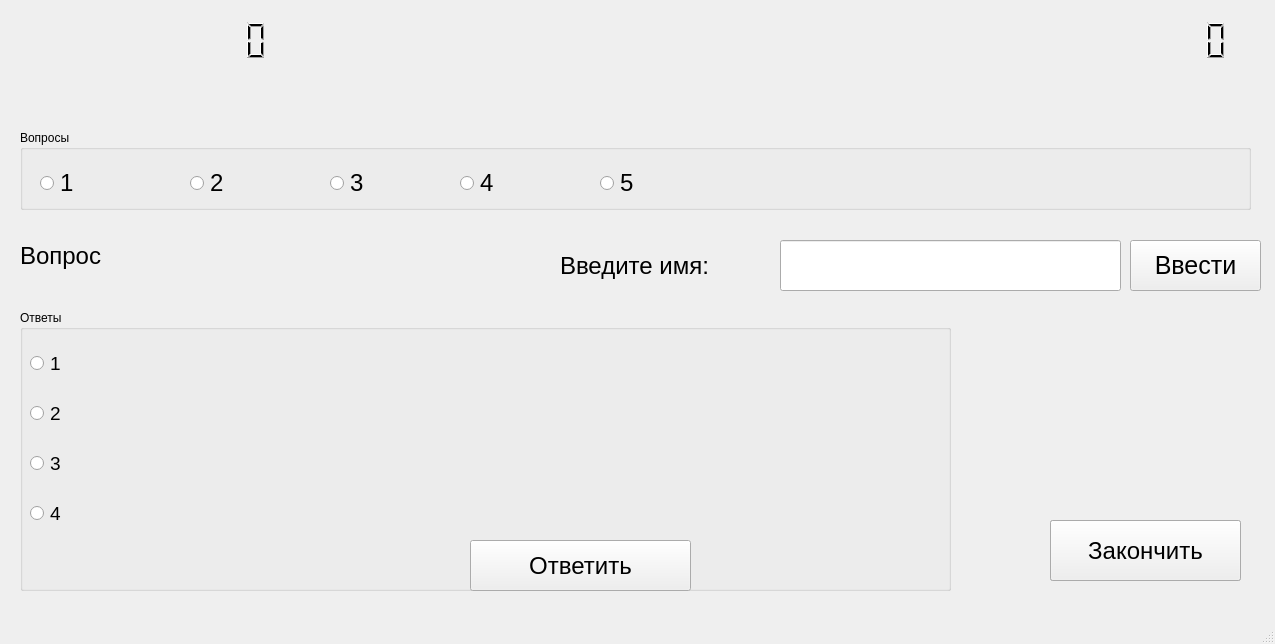
<?xml version="1.0" encoding="UTF-8"?>
<ui version="4.0">
 <class>MainWindow</class>
 <widget class="QMainWindow" name="MainWindow">
  <property name="geometry">
   <rect>
    <x>0</x>
    <y>0</y>
    <width>1275</width>
    <height>644</height>
   </rect>
  </property>
  <property name="windowTitle">
   <string>MainWindow</string>
  </property>
  <widget class="QWidget" name="centralwidget">
   <widget class="QLCDNumber" name="lcdNumber_Passed">
    <property name="geometry">
     <rect>
      <x>10</x>
      <y>20</y>
      <width>291</width>
      <height>41</height>
     </rect>
    </property>
    <property name="frameShape">
     <enum>QFrame::NoFrame</enum>
    </property>
    <property name="digitCount">
     <number>11</number>
    </property>
   </widget>
   <widget class="QLCDNumber" name="lcdNumber_Left">
    <property name="geometry">
     <rect>
      <x>970</x>
      <y>20</y>
      <width>291</width>
      <height>41</height>
     </rect>
    </property>
    <property name="frameShape">
     <enum>QFrame::NoFrame</enum>
    </property>
    <property name="digitCount">
     <number>11</number>
    </property>
   </widget>
   <widget class="QPushButton" name="pushButton_Start">
    <property name="geometry">
     <rect>
      <x>1050</x>
      <y>520</y>
      <width>191</width>
      <height>61</height>
     </rect>
    </property>
    <property name="font">
     <font>
      <pointsize>18</pointsize>
     </font>
    </property>
    <property name="text">
     <string>Начать тест</string>
    </property>
   </widget>
   <widget class="QPushButton" name="pushButton_End">
    <property name="geometry">
     <rect>
      <x>1050</x>
      <y>520</y>
      <width>191</width>
      <height>61</height>
     </rect>
    </property>
    <property name="font">
     <font>
      <pointsize>18</pointsize>
     </font>
    </property>
    <property name="text">
     <string>Закончить</string>
    </property>
   </widget>
   <widget class="QGroupBox" name="groupBox">
    <property name="geometry">
     <rect>
      <x>20</x>
      <y>130</y>
      <width>1231</width>
      <height>80</height>
     </rect>
    </property>
    <property name="title">
     <string>Вопросы</string>
    </property>
    <widget class="QRadioButton" name="radioButton_Q1">
     <property name="geometry">
      <rect>
       <x>20</x>
       <y>40</y>
       <width>112</width>
       <height>26</height>
      </rect>
     </property>
     <property name="font">
      <font>
       <pointsize>18</pointsize>
      </font>
     </property>
     <property name="text">
      <string>1</string>
     </property>
    </widget>
    <widget class="QRadioButton" name="radioButton_Q2">
     <property name="geometry">
      <rect>
       <x>170</x>
       <y>40</y>
       <width>112</width>
       <height>26</height>
      </rect>
     </property>
     <property name="font">
      <font>
       <pointsize>18</pointsize>
      </font>
     </property>
     <property name="text">
      <string>2</string>
     </property>
    </widget>
    <widget class="QRadioButton" name="radioButton_Q3">
     <property name="geometry">
      <rect>
       <x>310</x>
       <y>40</y>
       <width>112</width>
       <height>26</height>
      </rect>
     </property>
     <property name="font">
      <font>
       <pointsize>18</pointsize>
      </font>
     </property>
     <property name="text">
      <string>3</string>
     </property>
    </widget>
    <widget class="QRadioButton" name="radioButton_Q4">
     <property name="geometry">
      <rect>
       <x>440</x>
       <y>40</y>
       <width>112</width>
       <height>26</height>
      </rect>
     </property>
     <property name="font">
      <font>
       <pointsize>18</pointsize>
      </font>
     </property>
     <property name="text">
      <string>4</string>
     </property>
    </widget>
    <widget class="QRadioButton" name="radioButton_Q5">
     <property name="geometry">
      <rect>
       <x>580</x>
       <y>40</y>
       <width>112</width>
       <height>26</height>
      </rect>
     </property>
     <property name="font">
      <font>
       <pointsize>18</pointsize>
      </font>
     </property>
     <property name="text">
      <string>5</string>
     </property>
    </widget>
   </widget>
   <widget class="QLabel" name="label_Question">
    <property name="geometry">
     <rect>
      <x>20</x>
      <y>220</y>
      <width>1231</width>
      <height>71</height>
     </rect>
    </property>
    <property name="font">
     <font>
      <pointsize>18</pointsize>
     </font>
    </property>
    <property name="text">
     <string>Вопрос</string>
    </property>
   </widget>
   <widget class="QGroupBox" name="groupBox_2">
    <property name="geometry">
     <rect>
      <x>20</x>
      <y>310</y>
      <width>931</width>
      <height>281</height>
     </rect>
    </property>
    <property name="title">
     <string>Ответы</string>
    </property>
    <widget class="QRadioButton" name="radioButton_A1">
     <property name="geometry">
      <rect>
       <x>10</x>
       <y>40</y>
       <width>921</width>
       <height>26</height>
      </rect>
     </property>
     <property name="font">
      <font>
       <pointsize>14</pointsize>
      </font>
     </property>
     <property name="text">
      <string>1</string>
     </property>
     <property name="autoRepeat">
      <bool>true</bool>
     </property>
     <property name="autoExclusive">
      <bool>true</bool>
     </property>
    </widget>
    <widget class="QRadioButton" name="radioButton_A2">
     <property name="geometry">
      <rect>
       <x>10</x>
       <y>90</y>
       <width>921</width>
       <height>26</height>
      </rect>
     </property>
     <property name="font">
      <font>
       <pointsize>14</pointsize>
      </font>
     </property>
     <property name="text">
      <string>2</string>
     </property>
    </widget>
    <widget class="QRadioButton" name="radioButton_A3">
     <property name="geometry">
      <rect>
       <x>10</x>
       <y>140</y>
       <width>921</width>
       <height>26</height>
      </rect>
     </property>
     <property name="font">
      <font>
       <pointsize>14</pointsize>
      </font>
     </property>
     <property name="text">
      <string>3</string>
     </property>
    </widget>
    <widget class="QRadioButton" name="radioButton_A4">
     <property name="geometry">
      <rect>
       <x>10</x>
       <y>190</y>
       <width>921</width>
       <height>26</height>
      </rect>
     </property>
     <property name="font">
      <font>
       <pointsize>14</pointsize>
      </font>
     </property>
     <property name="text">
      <string>4</string>
     </property>
    </widget>
    <widget class="QPushButton" name="pushButton_Answer">
     <property name="geometry">
      <rect>
       <x>450</x>
       <y>230</y>
       <width>221</width>
       <height>51</height>
      </rect>
     </property>
     <property name="font">
      <font>
       <pointsize>18</pointsize>
      </font>
     </property>
     <property name="text">
      <string>Ответить</string>
     </property>
    </widget>
   </widget>
   <widget class="QLineEdit" name="lineEdit">
    <property name="geometry">
     <rect>
      <x>780</x>
      <y>240</y>
      <width>341</width>
      <height>51</height>
     </rect>
    </property>
    <property name="font">
     <font>
      <pointsize>18</pointsize>
     </font>
    </property>
   </widget>
   <widget class="QLabel" name="label_SetName">
    <property name="geometry">
     <rect>
      <x>560</x>
      <y>240</y>
      <width>191</width>
      <height>51</height>
     </rect>
    </property>
    <property name="font">
     <font>
      <pointsize>18</pointsize>
     </font>
    </property>
    <property name="text">
     <string>Введите имя:</string>
    </property>
   </widget>
   <widget class="QPushButton" name="pushButton_Name">
    <property name="geometry">
     <rect>
      <x>1130</x>
      <y>240</y>
      <width>131</width>
      <height>51</height>
     </rect>
    </property>
    <property name="font">
     <font>
      <pointsize>19</pointsize>
     </font>
    </property>
    <property name="text">
     <string>Ввести</string>
    </property>
   </widget>
   <widget class="QLabel" name="label_Name">
    <property name="geometry">
     <rect>
      <x>520</x>
      <y>20</y>
      <width>501</width>
      <height>41</height>
     </rect>
    </property>
    <property name="font">
     <font>
      <pointsize>19</pointsize>
     </font>
    </property>
    <property name="text">
     <string/>
    </property>
   </widget>
  </widget>
  <widget class="QMenuBar" name="menubar">
   <property name="geometry">
    <rect>
     <x>0</x>
     <y>0</y>
     <width>1275</width>
     <height>25</height>
    </rect>
   </property>
  </widget>
  <widget class="QStatusBar" name="statusbar"/>
 </widget>
 <resources/>
 <connections/>
</ui>
